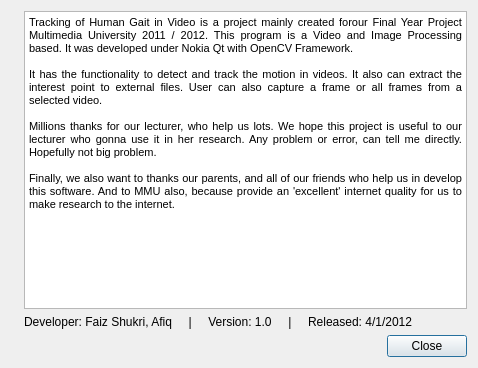
<?xml version="1.0" encoding="UTF-8"?>
<ui version="4.0">
 <class>About</class>
 <widget class="QDialog" name="About">
  <property name="geometry">
   <rect>
    <x>0</x>
    <y>0</y>
    <width>478</width>
    <height>368</height>
   </rect>
  </property>
  <property name="sizePolicy">
   <sizepolicy hsizetype="Expanding" vsizetype="Expanding">
    <horstretch>0</horstretch>
    <verstretch>0</verstretch>
   </sizepolicy>
  </property>
  <property name="windowTitle">
   <string>About Us</string>
  </property>
  <property name="sizeGripEnabled">
   <bool>false</bool>
  </property>
  <layout class="QHBoxLayout" name="horizontalLayout" stretch="0,0">
   <item>
    <widget class="QLabel" name="labelPic">
     <property name="text">
      <string/>
     </property>
     <property name="pixmap">
      <pixmap>../images/about.png</pixmap>
     </property>
    </widget>
   </item>
   <item>
    <layout class="QVBoxLayout" name="verticalLayout">
     <item>
      <widget class="QTextEdit" name="textEdit">
       <property name="readOnly">
        <bool>true</bool>
       </property>
       <property name="html">
        <string>&lt;!DOCTYPE HTML PUBLIC &quot;-//W3C//DTD HTML 4.0//EN&quot; &quot;http://www.w3.org/TR/REC-html40/strict.dtd&quot;&gt;
&lt;html&gt;&lt;head&gt;&lt;meta name=&quot;qrichtext&quot; content=&quot;1&quot; /&gt;&lt;style type=&quot;text/css&quot;&gt;
p, li { white-space: pre-wrap; }
&lt;/style&gt;&lt;/head&gt;&lt;body style=&quot; font-family:'MS Shell Dlg 2'; font-size:8.25pt; font-weight:400; font-style:normal;&quot;&gt;
&lt;p align=&quot;justify&quot; style=&quot; margin-top:0px; margin-bottom:0px; margin-left:0px; margin-right:0px; -qt-block-indent:0; text-indent:0px;&quot;&gt;&lt;span style=&quot; font-size:8pt;&quot;&gt;Tracking of Human Gait in Video is a project mainly created forour Final Year Project Multimedia University 2011 / 2012. This program is a Video and Image Processing based. It was developed under Nokia Qt with OpenCV Framework.&lt;/span&gt;&lt;/p&gt;
&lt;p align=&quot;justify&quot; style=&quot;-qt-paragraph-type:empty; margin-top:0px; margin-bottom:0px; margin-left:0px; margin-right:0px; -qt-block-indent:0; text-indent:0px; font-size:8pt;&quot;&gt;&lt;/p&gt;
&lt;p align=&quot;justify&quot; style=&quot; margin-top:0px; margin-bottom:0px; margin-left:0px; margin-right:0px; -qt-block-indent:0; text-indent:0px;&quot;&gt;&lt;span style=&quot; font-size:8pt;&quot;&gt;It has the functionality to detect and track the motion in videos. It also can extract the interest point to external files. User can also capture a frame or all frames from a selected video.&lt;/span&gt;&lt;/p&gt;
&lt;p align=&quot;justify&quot; style=&quot;-qt-paragraph-type:empty; margin-top:0px; margin-bottom:0px; margin-left:0px; margin-right:0px; -qt-block-indent:0; text-indent:0px; font-size:8pt;&quot;&gt;&lt;/p&gt;
&lt;p align=&quot;justify&quot; style=&quot; margin-top:0px; margin-bottom:0px; margin-left:0px; margin-right:0px; -qt-block-indent:0; text-indent:0px;&quot;&gt;&lt;span style=&quot; font-size:8pt;&quot;&gt;Millions thanks for our lecturer, who help us lots. We hope this project is useful to our lecturer who gonna use it in her research. Any problem or error, can tell me directly. Hopefully not big problem.&lt;/span&gt;&lt;/p&gt;
&lt;p align=&quot;justify&quot; style=&quot;-qt-paragraph-type:empty; margin-top:0px; margin-bottom:0px; margin-left:0px; margin-right:0px; -qt-block-indent:0; text-indent:0px; font-size:8pt;&quot;&gt;&lt;/p&gt;
&lt;p align=&quot;justify&quot; style=&quot; margin-top:0px; margin-bottom:0px; margin-left:0px; margin-right:0px; -qt-block-indent:0; text-indent:0px;&quot;&gt;&lt;span style=&quot; font-size:8pt;&quot;&gt;Finally, we also want to thanks our parents, and all of our friends who help us in develop this software. And to MMU also, because provide an 'excellent' internet quality for us to make research to the internet.&lt;/span&gt;&lt;/p&gt;&lt;/body&gt;&lt;/html&gt;</string>
       </property>
      </widget>
     </item>
     <item>
      <widget class="QLabel" name="label_2">
       <property name="text">
        <string>Developer: Faiz Shukri, Afiq     |     Version: 1.0     |     Released: 4/1/2012</string>
       </property>
      </widget>
     </item>
     <item>
      <layout class="QHBoxLayout" name="horizontalLayout_2">
       <item>
        <spacer name="horizontalSpacer">
         <property name="orientation">
          <enum>Qt::Horizontal</enum>
         </property>
         <property name="sizeHint" stdset="0">
          <size>
           <width>40</width>
           <height>20</height>
          </size>
         </property>
        </spacer>
       </item>
       <item>
        <widget class="QPushButton" name="btnClose">
         <property name="text">
          <string>Close</string>
         </property>
        </widget>
       </item>
      </layout>
     </item>
    </layout>
   </item>
  </layout>
 </widget>
 <resources/>
 <connections/>
</ui>
